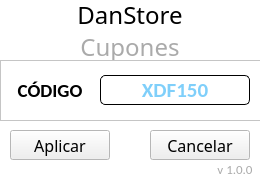
<?xml version="1.0" encoding="UTF-8"?>
<ui version="4.0">
 <class>MainWindow</class>
 <widget class="QMainWindow" name="MainWindow">
  <property name="geometry">
   <rect>
    <x>0</x>
    <y>0</y>
    <width>260</width>
    <height>180</height>
   </rect>
  </property>
  <property name="minimumSize">
   <size>
    <width>260</width>
    <height>180</height>
   </size>
  </property>
  <property name="maximumSize">
   <size>
    <width>260</width>
    <height>180</height>
   </size>
  </property>
  <property name="palette">
   <palette>
    <active>
     <colorrole role="Base">
      <brush brushstyle="SolidPattern">
       <color alpha="255">
        <red>255</red>
        <green>255</green>
        <blue>255</blue>
       </color>
      </brush>
     </colorrole>
     <colorrole role="Window">
      <brush brushstyle="SolidPattern">
       <color alpha="255">
        <red>255</red>
        <green>255</green>
        <blue>255</blue>
       </color>
      </brush>
     </colorrole>
    </active>
    <inactive>
     <colorrole role="Base">
      <brush brushstyle="SolidPattern">
       <color alpha="255">
        <red>255</red>
        <green>255</green>
        <blue>255</blue>
       </color>
      </brush>
     </colorrole>
     <colorrole role="Window">
      <brush brushstyle="SolidPattern">
       <color alpha="255">
        <red>255</red>
        <green>255</green>
        <blue>255</blue>
       </color>
      </brush>
     </colorrole>
    </inactive>
    <disabled>
     <colorrole role="Base">
      <brush brushstyle="SolidPattern">
       <color alpha="255">
        <red>255</red>
        <green>255</green>
        <blue>255</blue>
       </color>
      </brush>
     </colorrole>
     <colorrole role="Window">
      <brush brushstyle="SolidPattern">
       <color alpha="255">
        <red>255</red>
        <green>255</green>
        <blue>255</blue>
       </color>
      </brush>
     </colorrole>
    </disabled>
   </palette>
  </property>
  <property name="windowTitle">
   <string>Cupones</string>
  </property>
  <widget class="QWidget" name="centralwidget">
   <widget class="QLabel" name="L2">
    <property name="geometry">
     <rect>
      <x>0</x>
      <y>30</y>
      <width>260</width>
      <height>30</height>
     </rect>
    </property>
    <property name="font">
     <font>
      <family>Swis721 LtCn BT</family>
      <pointsize>18</pointsize>
     </font>
    </property>
    <property name="frameShadow">
     <enum>QFrame::Plain</enum>
    </property>
    <property name="midLineWidth">
     <number>0</number>
    </property>
    <property name="text">
     <string>&lt;html&gt;&lt;head/&gt;&lt;body&gt;&lt;p&gt;&lt;span style=&quot; color:#aaaaaa;&quot;&gt;Cupones&lt;/span&gt;&lt;/p&gt;&lt;/body&gt;&lt;/html&gt;</string>
    </property>
    <property name="alignment">
     <set>Qt::AlignCenter</set>
    </property>
   </widget>
   <widget class="QLabel" name="L1">
    <property name="geometry">
     <rect>
      <x>0</x>
      <y>0</y>
      <width>260</width>
      <height>30</height>
     </rect>
    </property>
    <property name="font">
     <font>
      <family>Impact</family>
      <pointsize>18</pointsize>
     </font>
    </property>
    <property name="text">
     <string>DanStore</string>
    </property>
    <property name="alignment">
     <set>Qt::AlignCenter</set>
    </property>
   </widget>
   <widget class="QFrame" name="frame">
    <property name="geometry">
     <rect>
      <x>0</x>
      <y>60</y>
      <width>261</width>
      <height>61</height>
     </rect>
    </property>
    <property name="frameShape">
     <enum>QFrame::StyledPanel</enum>
    </property>
    <property name="frameShadow">
     <enum>QFrame::Raised</enum>
    </property>
    <widget class="QLineEdit" name="D_Cupon">
     <property name="geometry">
      <rect>
       <x>100</x>
       <y>15</y>
       <width>150</width>
       <height>30</height>
      </rect>
     </property>
     <property name="palette">
      <palette>
       <active>
        <colorrole role="Text">
         <brush brushstyle="SolidPattern">
          <color alpha="255">
           <red>0</red>
           <green>160</green>
           <blue>245</blue>
          </color>
         </brush>
        </colorrole>
       </active>
       <inactive>
        <colorrole role="Text">
         <brush brushstyle="SolidPattern">
          <color alpha="255">
           <red>0</red>
           <green>160</green>
           <blue>245</blue>
          </color>
         </brush>
        </colorrole>
       </inactive>
       <disabled>
        <colorrole role="Text">
         <brush brushstyle="SolidPattern">
          <color alpha="255">
           <red>120</red>
           <green>120</green>
           <blue>120</blue>
          </color>
         </brush>
        </colorrole>
       </disabled>
      </palette>
     </property>
     <property name="font">
      <font>
       <family>Calibri</family>
       <pointsize>16</pointsize>
       <weight>75</weight>
       <bold>true</bold>
      </font>
     </property>
     <property name="styleSheet">
      <string notr="true">QLineEdit {
     border-width: 1px;
     border-style: solid;
     border-radius: 5px;
 }</string>
     </property>
     <property name="text">
      <string/>
     </property>
     <property name="alignment">
      <set>Qt::AlignCenter</set>
     </property>
     <property name="placeholderText">
      <string>XDF150</string>
     </property>
     <property name="clearButtonEnabled">
      <bool>true</bool>
     </property>
    </widget>
    <widget class="QLabel" name="L_Cupon">
     <property name="geometry">
      <rect>
       <x>10</x>
       <y>20</y>
       <width>80</width>
       <height>21</height>
      </rect>
     </property>
     <property name="font">
      <font>
       <family>Calibri</family>
       <pointsize>14</pointsize>
       <weight>75</weight>
       <bold>true</bold>
      </font>
     </property>
     <property name="styleSheet">
      <string notr="true"/>
     </property>
     <property name="text">
      <string>CÓDIGO</string>
     </property>
     <property name="alignment">
      <set>Qt::AlignCenter</set>
     </property>
    </widget>
   </widget>
   <widget class="QPushButton" name="b_Aplicar">
    <property name="geometry">
     <rect>
      <x>10</x>
      <y>130</y>
      <width>100</width>
      <height>30</height>
     </rect>
    </property>
    <property name="font">
     <font>
      <family>Swis721 LtCn BT</family>
      <pointsize>12</pointsize>
     </font>
    </property>
    <property name="focusPolicy">
     <enum>Qt::StrongFocus</enum>
    </property>
    <property name="text">
     <string>Aplicar</string>
    </property>
    <property name="autoDefault">
     <bool>true</bool>
    </property>
   </widget>
   <widget class="QPushButton" name="b_Cancelar">
    <property name="geometry">
     <rect>
      <x>150</x>
      <y>130</y>
      <width>100</width>
      <height>30</height>
     </rect>
    </property>
    <property name="font">
     <font>
      <family>Swis721 LtCn BT</family>
      <pointsize>12</pointsize>
     </font>
    </property>
    <property name="focusPolicy">
     <enum>Qt::StrongFocus</enum>
    </property>
    <property name="text">
     <string>Cancelar</string>
    </property>
    <property name="autoDefault">
     <bool>true</bool>
    </property>
   </widget>
   <widget class="QLabel" name="L3">
    <property name="geometry">
     <rect>
      <x>210</x>
      <y>160</y>
      <width>50</width>
      <height>20</height>
     </rect>
    </property>
    <property name="font">
     <font>
      <family>Calibri</family>
      <pointsize>14</pointsize>
     </font>
    </property>
    <property name="text">
     <string>&lt;html&gt;&lt;head/&gt;&lt;body&gt;&lt;p&gt;&lt;span style=&quot; font-size:10pt; color:#aaaaaa;&quot;&gt;v 1.0.0&lt;/span&gt;&lt;/p&gt;&lt;/body&gt;&lt;/html&gt;</string>
    </property>
    <property name="alignment">
     <set>Qt::AlignCenter</set>
    </property>
   </widget>
  </widget>
 </widget>
 <resources/>
 <connections/>
</ui>
